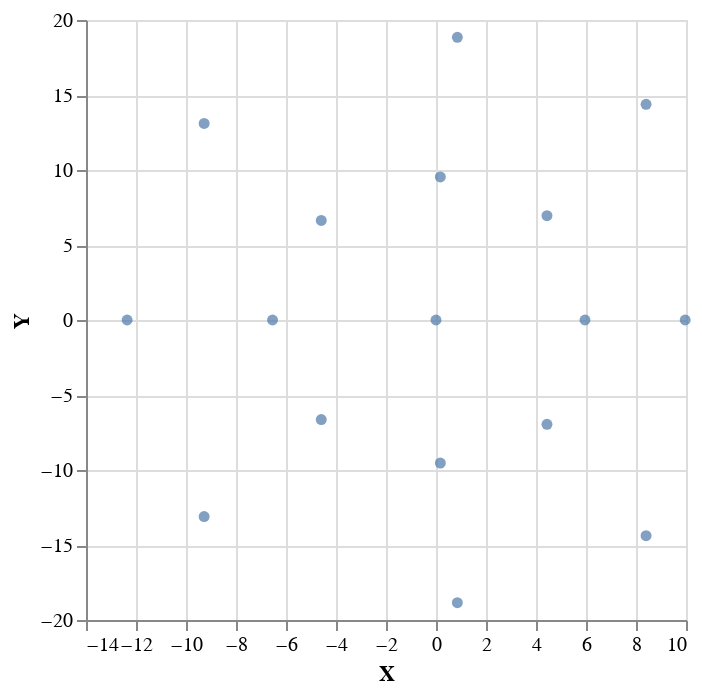

The notebook cell this image was saved under:
### Code cell
rs = alt.Chart(data).mark_circle().encode(
    x=alt.X('ps_u', axis=alt.Axis(title='X')),
    y=alt.Y('ps_v', axis=alt.Axis(title='Y')),
)
rs

### Figure 1 — Vega-Lite specification as saved in the notebook (floating-point values rounded to 4 significant figures)
{"$schema": "https://vega.github.io/schema/vega-lite/v1.2.1.json", "data": {"values": [{"particleID": 0, "ps_delta": 1.534e-16, "ps_l": 0, "ps_u": 0, "ps_up": 3.792e-14, "ps_v": 0, "ps_vp": -1.875e-19, "sourceID": 16777220, "t_event": 302}, {"particleID": 1, "ps_delta": 5.292e-06, "ps_l": -6.529, "ps_u": 5.96, "ps_up": -14.6, "ps_v": 1.448e-06, "ps_vp": 1.038e-05, "sourceID": 16777220, "t_event": 305.9}, {"particleID": 2, "ps_delta": 3.219e-06, "ps_l": -4.585, "ps_u": 4.439, "ps_up": -9.51, "ps_v": 6.956, "ps_vp": -0.9482, "sourceID": 16777220, "t_event": 304.7}, {"particleID": 3, "ps_delta": -2.777e-07, "ps_l": -0.02989, "ps_u": 0.1737, "ps_up": 0.6009, "ps_v": 9.54, "ps_vp": -2.446, "sourceID": 16777220, "t_event": 302.0}, {"particleID": 4, "ps_delta": -1.699e-06, "ps_l": 4.367, "ps_u": -4.589, "ps_up": 9.112, "ps_v": 6.634, "ps_vp": -2.07, "sourceID": 16777220, "t_event": 299.4}, {"particleID": 5, "ps_delta": -2.038e-06, "ps_l": 6.135, "ps_u": -6.539, "ps_up": 12.85, "ps_v": -7.841e-06, "ps_vp": -7.214e-05, "sourceID": 16777220, "t_event": 298.4}, {"particleID": 6, "ps_delta": -1.804e-06, "ps_l": 4.367, "ps_u": -4.589, "ps_up": 9.112, "ps_v": -6.634, "ps_vp": 2.07, "sourceID": 16777220, "t_event": 299.4}, {"particleID": 7, "ps_delta": -3.885e-07, "ps_l": -0.02994, "ps_u": 0.1736, "ps_up": 0.6009, "ps_v": -9.54, "ps_vp": 2.446, "sourceID": 16777220, "t_event": 302.0}, {"particleID": 8, "ps_delta": 3.124e-06, "ps_l": -4.585, "ps_u": 4.439, "ps_up": -9.51, "ps_v": -6.956, "ps_vp": 0.9483, "sourceID": 16777220, "t_event": 304.7}, {"particleID": 9, "ps_delta": -1.033e-05, "ps_l": -13.52, "ps_u": 9.968, "ps_up": -35.78, "ps_v": -1.388e-06, "ps_vp": -2.207e-05, "sourceID": 16777220, "t_event": 310.0}, {"particleID": 10, "ps_delta": 7.644e-06, "ps_l": -9.376, "ps_u": 8.403, "ps_up": -20.36, "ps_v": 14.38, "ps_vp": -0.1475, "sourceID": 16777220, "t_event": 307.5}, {"particleID": 11, "ps_delta": -8.691e-07, "ps_l": -0.1403, "ps_u": 0.8539, "ps_up": 2.981, "ps_v": 18.85, "ps_vp": -5.998, "sourceID": 16777220, "t_event": 302.1}, {"particleID": 12, "ps_delta": -4.324e-06, "ps_l": 8.512, "ps_u": -9.274, "ps_up": 17.94, "ps_v": 13.1, "ps_vp": -4.592, "sourceID": 16777220, "t_event": 297.0}, {"particleID": 13, "ps_delta": -0.0001063, "ps_l": 11.76, "ps_u": -12.35, "ps_up": 29.06, "ps_v": -2.179e-05, "ps_vp": -0.0001968, "sourceID": 16777220, "t_event": 295.1}, {"particleID": 14, "ps_delta": -4.537e-06, "ps_l": 8.512, "ps_u": -9.274, "ps_up": 17.94, "ps_v": -13.1, "ps_vp": 4.592, "sourceID": 16777220, "t_event": 297.0}, {"particleID": 15, "ps_delta": -1.163e-06, "ps_l": -0.1404, "ps_u": 0.8539, "ps_up": 2.98, "ps_v": -18.85, "ps_vp": 5.999, "sourceID": 16777220, "t_event": 302.1}, {"particleID": 16, "ps_delta": 7.47e-06, "ps_l": -9.376, "ps_u": 8.403, "ps_up": -20.36, "ps_v": -14.38, "ps_vp": 0.1477, "sourceID": 16777220, "t_event": 307.5}]}, "encoding": {"x": {"axis": {"title": "X"}, "field": "ps_u", "type": "quantitative"}, "y": {"axis": {"title": "Y"}, "field": "ps_v", "type": "quantitative"}}, "mark": "circle"}
